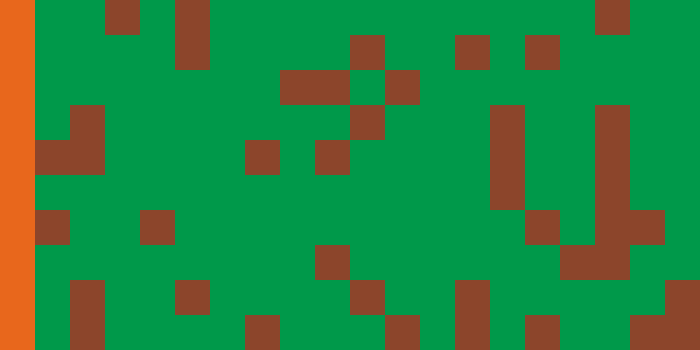
Frame 1 (no input)
Frame 60 (the mouse pressed at the canvas centre just before this capture): identical to frame 1, image omitted
Frame 120 (the mouse held since frame 60 and released just before this capture): identical to frame 1, image omitted

The Processing sketch that drew this single still picture (run headless with seeded random() and noise(); from frame 60 on, the mouse is pressed at the canvas centre):

// Processing sketch: w19_2d
// ── w19_2d.pde
//State variable constants
int DIRT = 0;
int FIRE = 1;
int BURNT = 2;
int GRASS = 3;

//Helpful color values
color DIRT_COLOR = #8c452b;
color FIRE_COLOR = #e8671c;
color BURNT_COLOR = #827f2f;
color GRASS_COLOR = #00994a;

//Driver variables
boolean burning = false;
int grassDensity = 75;
int tractLength = 20;
Land tract[][];


void setup() {
  size(700, 350);
  noStroke();
  frameRate(5);
  tract = new Land[tractLength][];
  for(int i = 0; i < tract.length; i++){
    tract[i] = new Land[tractLength];
    setupLand(tract[i], tractLength, grassDensity, i);
    showLand(tract[i]);
  }
}//setup

void draw() {
  for(int i = 0; i < tract.length; i++){
    showLand(tract[i]);
    if (burning) {
      liveFire(tract[i]);
    }//burning
  }//draw
}


void setupLand(Land[] row, int numPlots, float density, int r) {
  //figure out size of each plot of land
  int plotSize = width / numPlots;

  //instantiate each Land object
  for (int i=0; i<row.length; i++) {
    int type = DIRT;

    //first Land object should be FIRE
    if (i == 0) {
      type = FIRE;
    }//start with fire

    //Chance for grass is based on density
    else if (random(100) < density) {
      type = GRASS;
    }//grass land

    //creates a new land at (x, y) with size plotSize and type
    row[i] = new Land(i*plotSize,r*plotSize, plotSize, type);
  }//setup loop
}//setupLand

void showLand(Land[] row) {
  for (int i=0; i<row.length; i++) {
    row[i].display();
  }
}//showLand


void liveFire(Land[] row) {
  //First, check Land objects to the left, apply state change rules.
  //Assume nothing useful to the left of row[0]
  row[0].updateNextState(0);
  for (int i=1; i<row.length; i++) {
    row[i].updateNextState(row[i-1].state);
  }//set nextStates for all plots

  //Based on potential state changes from updateNextState
  for (int i=0; i<row.length; i++) {
    row[i].changeState();
  }//change states
}//liveFire






void keyPressed() {
  if (key == ' ') {
    burning = !burning;
  }//start burning
  else if (key == 'r') {
    for(int i = 0; i < tract.length; i++){
      burning = false;
      setupLand(tract[i], tractLength, grassDensity, i);
    }
  }
}

// ── Land.pde
class Land{
  int state;
  int nextState;
  int landSize;
  color landColor;
  int x, y;
  
  Land(){
    landSize = 20;
  }
  Land(int px, int py, int plotSize, int type){
    landSize = plotSize;
    state = type;
    x = px;
    y = py;
    nextState = 2;
  }
  void display(){
    if (state == 0){
      fill(DIRT_COLOR);
    }
    if(state == 1){
      fill(FIRE_COLOR);
    }
    if(state == 2){
      fill(BURNT_COLOR);
    }
    if(state == 3){
      fill(GRASS_COLOR);
    }      
    rect(x, y, landSize, landSize);
  }
  void updateNextState(int prevState){
    if(prevState == 1 && state == 3){
      nextState = 1;
    }
    else if(state == 1){
      nextState = 2;
    }
    else{
      nextState = state;
    }
  }
  void changeState(){
    state = nextState;
  }
}
